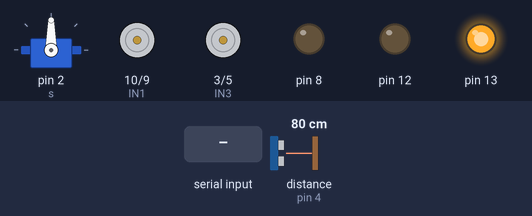
A sketch run on a simulated Arduino Uno, built with avr-gcc and run on an emulated ATmega328P. Shown: servo, motor-driver pin pairs drawn as motors (green arrow = first pin HIGH = forward, orange = second pin HIGH = backward, longer = more drive, scaled by the enable pin), output pins drawn as LEDs (lit = HIGH). The test bench sets the inputs (shaded band); at power-on: distance to the obstacle (sensor on pin 4) 80 cm. The echo pulse lasts 58.3 µs per cm.

Above: at 1.2 s.
1.3 s: "4" received over Serial
At 3.0 s:
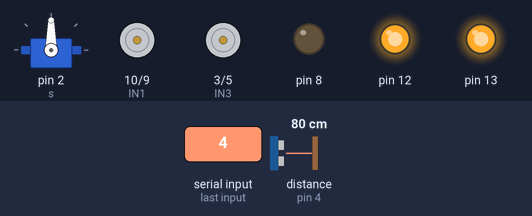
3.3 s: "1" received over Serial
At 4.8 s:
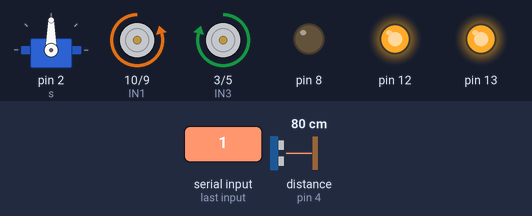
5.1 s: "2" received over Serial
At 5.5 s:
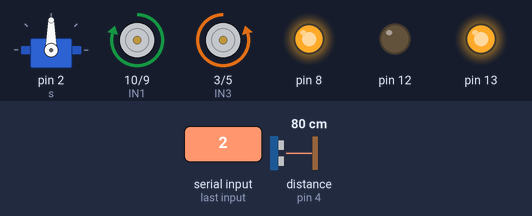
7.1 s: "3" received over Serial
At 7.4 s:
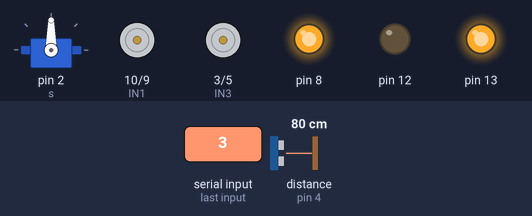
8.6 s: "5" received over Serial
At 8.75 s:
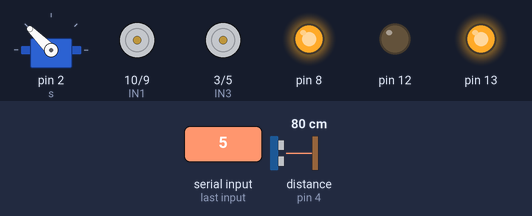
10.6 s: "4" received over Serial
At 10.75 s:
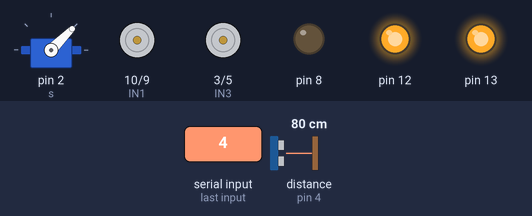
Timing chart, 0 to 13.4 s (numbered marks = the images above; inputs shaded):
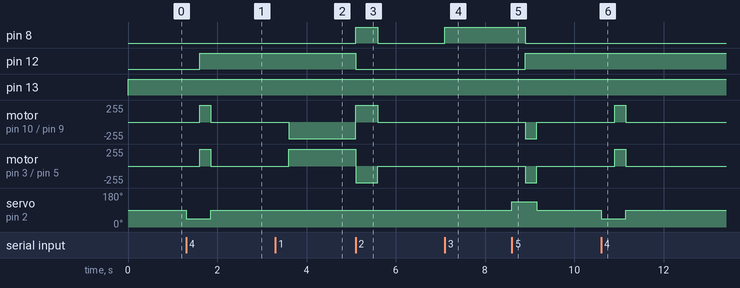

Measured:
- after the input at 1.3 s, pin 12: LOW → HIGH after 0.31 s; motor on pin 10 (IN1) / pin 9 (IN2), motor on pin 3 (IN3) / pin 5 (IN4): stopped → forward 250/255 after 0.31 s, → stopped 0.25 s later; servo on pin 2 (s): 90° → 45° at once, → 90° 0.56 s later
- after the input at 3.3 s, motor on pin 10 (IN1) / pin 9 (IN2): stopped → backward 250/255 after 0.31 s; motor on pin 3 (IN3) / pin 5 (IN4): stopped → forward 250/255 after 0.31 s
- after the input at 5.1 s, pin 8: LOW → HIGH at once, → LOW 0.50 s later; pin 12: HIGH → LOW at once; motor on pin 10 (IN1) / pin 9 (IN2): backward 250/255 → forward 250/255 at once, → stopped 0.50 s later; motor on pin 3 (IN3) / pin 5 (IN4): forward 250/255 → backward 250/255 at once, → stopped 0.50 s later
- after the input at 7.1 s, pin 8: LOW → HIGH at once
- after the input at 8.6 s, pin 8: HIGH → LOW after 0.31 s; pin 12: LOW → HIGH after 0.31 s; motor on pin 10 (IN1) / pin 9 (IN2), motor on pin 3 (IN3) / pin 5 (IN4): stopped → backward 250/255 after 0.31 s, → stopped 0.25 s later; servo on pin 2 (s): 90° → 135° at once, → 90° 0.56 s later
- after the input at 10.6 s, motor on pin 10 (IN1) / pin 9 (IN2), motor on pin 3 (IN3) / pin 5 (IN4): stopped → forward 250/255 after 0.31 s, → stopped 0.25 s later; servo on pin 2 (s): 90° → 45° at once, → 90° 0.56 s later

The sketch:

obstacle_avoiding_robot.ino
```cpp
#include <Servo.h>
Servo s = Servo();

#include <Ultrasonic.h>
Ultrasonic u = Ultrasonic(7,4);  //Trig , Echo

int ENA = 11;
int IN1 = 10;
int IN2 = 9;

int ENB = 6;
int IN4 = 5;
int IN3 = 3;

void setup() {
  // put your setup code here, to run once:
  s.attach(2);

  //Motor A
  pinMode(ENA,OUTPUT);
  pinMode(IN1,OUTPUT);
  pinMode(IN2,OUTPUT);
  analogWrite(ENA,250);

  //Motor B
  pinMode(ENB,OUTPUT);
  pinMode(IN4,OUTPUT);
  pinMode(IN3,OUTPUT);
  analogWrite(ENB,250);

  //Red Light
  pinMode(8,OUTPUT);

  //Yellow Light
  pinMode(12,OUTPUT);

  //Blue Light
  pinMode(13,OUTPUT);

  Serial.begin(9600);
}

void loop() {
  // put your main code here, to run repeatedly:
  int x = Serial.read();
  //Serial.println(x);

  digitalWrite(13,HIGH);

  //Forword
  if (x == '1') {
    s.write(90);
    delay(300);
    int d = u.read();
    if (d > 20) {
      digitalWrite(12,HIGH);
      digitalWrite(8,LOW);
      digitalWrite(IN1,LOW);
      digitalWrite(IN2,HIGH);
      digitalWrite(IN3,HIGH);
      digitalWrite(IN4,LOW);
    }

    if (d <= 20) {
      digitalWrite(8,HIGH);
      digitalWrite(12,LOW);
    }
  }

  //Reverse
  if (x == '2') {
    digitalWrite(IN1,HIGH);
    digitalWrite(IN2,LOW);
    digitalWrite(IN3,LOW);
    digitalWrite(IN4,HIGH);
    digitalWrite(8,HIGH);
    digitalWrite(12,LOW);
    delay(500);
    digitalWrite(8,LOW);
    digitalWrite(IN1,LOW);
    digitalWrite(IN2,LOW);
    digitalWrite(IN3,LOW);
    digitalWrite(IN4,LOW);
  }

  //Stop
  if (x == '3') {
    digitalWrite(8,HIGH);
    digitalWrite(12,LOW);
    digitalWrite(IN1,LOW);
    digitalWrite(IN2,LOW);
    digitalWrite(IN3,LOW);
    digitalWrite(IN4,LOW);
  }

  //Turn Right
  if(x == '4') {
    s.write(45);
    delay(300);
    int d = u.read();
    if (d > 20) {
      digitalWrite(8,LOW);
      digitalWrite(12,HIGH);
      digitalWrite(IN1,HIGH);
      digitalWrite(IN2,LOW);
      digitalWrite(IN3,HIGH);
      digitalWrite(IN4,LOW);
      delay(250);
      digitalWrite(IN1,LOW);
      digitalWrite(IN2,LOW);
      digitalWrite(IN3,LOW);
      digitalWrite(IN4,LOW);
    }
    s.write(90);
  }

  //Turn Left
  if(x == '5') {
    s.write(135);
    delay(300);
    int d = u.read();
    if (d > 20) {
      digitalWrite(12,HIGH);
      digitalWrite(8,LOW);
      digitalWrite(IN1,LOW);
      digitalWrite(IN2,HIGH);
      digitalWrite(IN3,LOW);
      digitalWrite(IN4,HIGH);
      delay(250);
      digitalWrite(IN1,LOW);
      digitalWrite(IN2,LOW);
      digitalWrite(IN3,LOW);
      digitalWrite(IN4,LOW);
    }
    s.write(90);
  }
}
```
